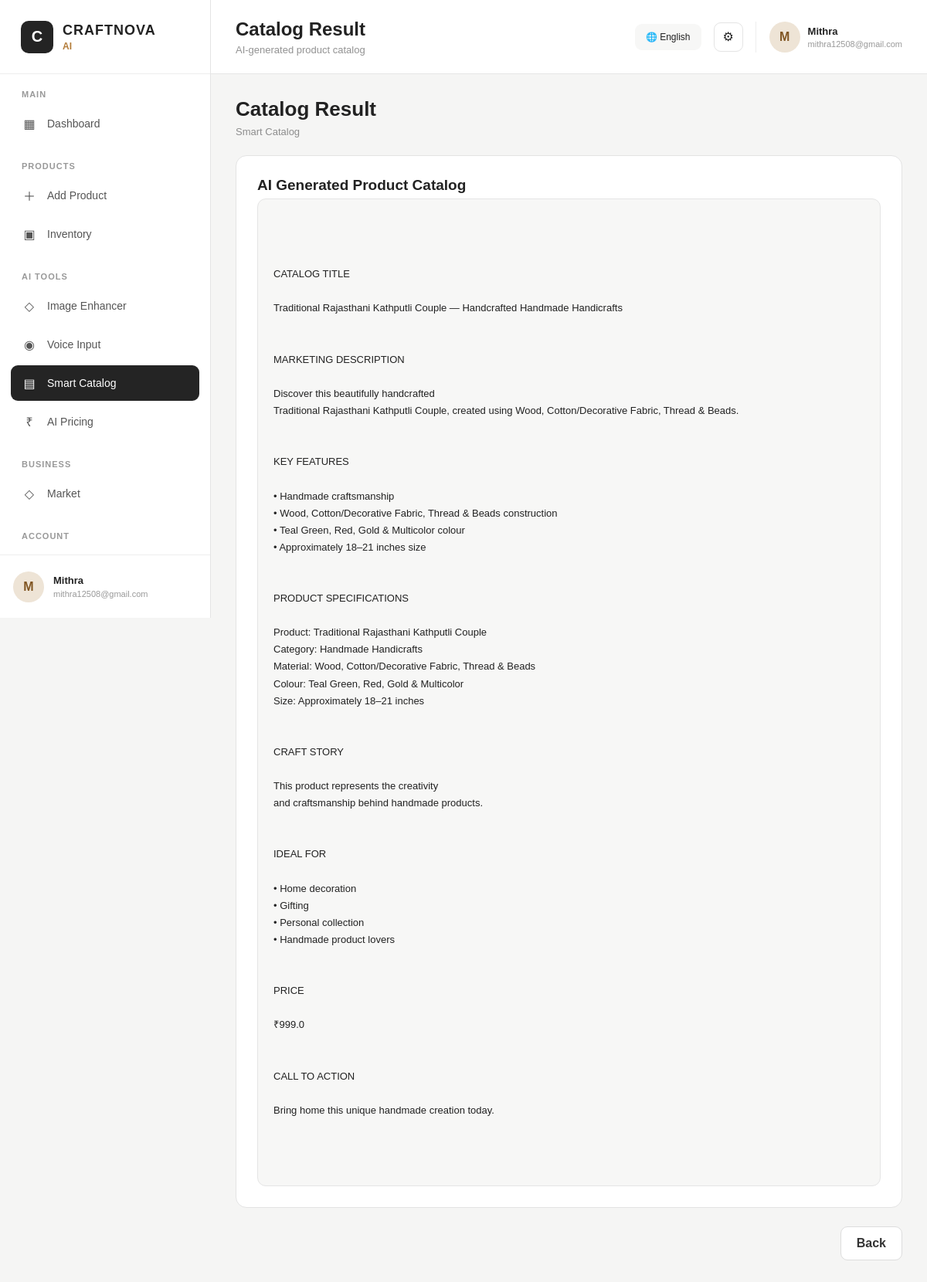
The app's page /generate-catalog/2 (signed in) with its own data.
### tables this page shows
CREATE TABLE users (
            id INTEGER PRIMARY KEY AUTOINCREMENT,
            name TEXT NOT NULL,
            email TEXT UNIQUE NOT NULL,
            password TEXT NOT NULL,
            language TEXT DEFAULT 'English',
            craft_category TEXT,
            business_name TEXT
        );

### app.py (the view)
@app.route(
    "/generate-catalog/<int:product_id>"
)
def generate_catalog_route(
    product_id
):
    if "user_id" not in session:
        return redirect(
            url_for("login")
        )
    user = get_user_by_id(
        session["user_id"]
    )
    language = "English"
    if user and user[4]:
        language = user[4]
    try:
        catalog_text = create_product_catalog(
            product_id,
            session["user_id"],
            language
        )
        return render_template(
            "catalog_result.html",
            catalog_text=catalog_text,
            active_page="catalog",
            page_title="Catalog Result",
            page_subtitle="AI-generated product catalog"
        )
    except Exception as e:
        return render_template(
            "catalog_result.html",
            catalog_text=f"Catalog generation failed: {str(e)}",
            active_page="catalog",
            page_title="Catalog Result",
            page_subtitle="AI-generated product catalog"
        )

### app.py (called while the page is built)
@app.context_processor
def inject_global_data():
    language = "English"
    current_user = None
    if "user_id" in session:
        current_user = get_user_by_id(
            session["user_id"]
        )
        if current_user:
            if current_user[4]:
                language = current_user[4]
    def t(text):
        return translate(
            text,
            language
        )
    return {
        "t": t,
        "current_language": language,
        "current_user": current_user
    }

### database/database.py (called while the page is built)
def get_connection():
    return sqlite3.connect(DATABASE_PATH)

def get_user_by_id(user_id):
    connection = get_connection()
    cursor = connection.cursor()
    cursor.execute("""
        SELECT *
        FROM users
        WHERE id = ?
    """, (user_id,))
    user = cursor.fetchone()
    connection.close()
    return user

def get_products(user_id):
    connection = get_connection()
    cursor = connection.cursor()
    cursor.execute("""
        SELECT *
        FROM products
        WHERE user_id = ?
        ORDER BY created_at DESC
    """, (user_id,))
    products = cursor.fetchall()
    connection.close()
    return products

### models/language.py (called while the page is built)
def translate(key, language="English"):
    language = language if language in TRANSLATIONS else "English"
    if key in TRANSLATIONS[language]:
        return TRANSLATIONS[language][key]
    if key in TRANSLATIONS["English"]:
        return TRANSLATIONS["English"][key]
    return key

### modules/catalog_module.py (called while the page is built)
def create_product_catalog(
    product_id,
    user_id,
    language="English"
):
    products = get_products(user_id)
    for product in products:
        if product[0] == product_id:
            return generate_catalog(
                product[2],
                product[3],
                product[4],
                product[5],
                product[6],
                product[7],
                product[8],
                language
            )
    return "Product not found."

### templates/catalog_result.html
{% extends "base.html" %}
{% block content %}
<div class="module-heading">
    <h1>{{ t("Catalog Result") }}</h1>
    <p>{{ t("Smart Catalog") }}</p>
</div>
<div class="module-card">
    <h2>{{ t("AI Generated Product Catalog") }}</h2>
    <div class="result-box">
{{ catalog_text }}
    </div>
</div>
<div class="button-row">
    <a href="{{ url_for('catalog') }}"
       class="secondary-btn">
        {{ t("Back") }}
    </a>
</div>
{% endblock %}

### templates/base.html (shortened to what this page needs)
<!DOCTYPE html>
<html lang="en">
<head>
    <link rel="stylesheet"
          href="{{ url_for('static', filename='css/style.css') }}">
</head>
<body>
<div class="app-shell">
    <aside class="sidebar">
        <div class="brand">
            <div class="brand-logo">
                C
            </div>
            <div>
                <div class="brand-name">
                    CRAFTNOVA
                </div>
                <div class="brand-ai">
                    AI
                </div>
            </div>
        </div>
        <div class="sidebar-scroll">
            <div class="nav-section">
                <div class="nav-title">
                    MAIN
                </div>
                <a href="{{ url_for('dashboard') }}"
                   class="nav-item {% if active_page == 'dashboard' %}active{% endif %}">
                    <span class="nav-icon">▦</span>
                    <span>{{ t("Dashboard") }}</span>
                </a>
            </div>
            <div class="nav-section">
                <div class="nav-title">
                    PRODUCTS
                </div>
                <a href="{{ url_for('add_product_page') }}"
                   class="nav-item {% if active_page == 'add-product' %}active{% endif %}">
                    <span class="nav-icon">＋</span>
                    <span>{{ t("Add Product") }}</span>
                </a>
                <a href="{{ url_for('inventory') }}"
                   class="nav-item {% if active_page == 'inventory' %}active{% endif %}">
                    <span class="nav-icon">▣</span>
                    <span>{{ t("Inventory") }}</span>
                </a>
            </div>
            <div class="nav-section">
                <div class="nav-title">
                    AI TOOLS
                </div>
                <a href="{{ url_for('image_enhancer') }}"
                   class="nav-item {% if active_page == 'image-enhancer' %}active{% endif %}">
                    <span class="nav-icon">◇</span>
                    <span>{{ t("Image Enhancer") }}</span>
                </a>
                <a href="{{ url_for('voice_input') }}"
                   class="nav-item {% if active_page == 'voice-input' %}active{% endif %}">
                    <span class="nav-icon">◉</span>
                    <span>{{ t("Voice Input") }}</span>
                </a>
                <a href="{{ url_for('catalog') }}"
                   class="nav-item {% if active_page == 'catalog' %}active{% endif %}">
                    <span class="nav-icon">▤</span>
                    <span>{{ t("Smart Catalog") }}</span>
                </a>
                <a href="{{ url_for('pricing') }}"
                   class="nav-item {% if active_page == 'pricing' %}active{% endif %}">
                    <span class="nav-icon">₹</span>
                    <span>{{ t("AI Pricing") }}</span>
                </a>
            </div>
            <div class="nav-section">
                <div class="nav-title">
                    BUSINESS
                </div>
                <a href="{{ url_for('market') }}"
                   class="nav-item {% if active_page == 'market' %}active{% endif %}">
                    <span class="nav-icon">◇</span>
                    <span>{{ t("Market") }}</span>
                </a>
            </div>
            <div class="nav-section">
                <div class="nav-title">
                    ACCOUNT
                </div>
                <a href="{{ url_for('settings') }}"
                   class="nav-item {% if active_page == 'settings' %}active{% endif %}">
                </a>
            </div>
        </div>
        {% if current_user %}
        <div class="sidebar-user">
            <div class="avatar">
                {{ current_user[1][0]|upper }}
            </div>
            <div class="sidebar-user-info">
                <strong>
                    {{ current_user[1] }}
                </strong>
                <span>
                    {{ current_user[2] }}
                </span>
            </div>
        </div>
        {% endif %}
    </aside>
    <main class="main-area">
        <header class="topbar">
            <div>
                <h1>
                    {% if page_title %}
                        {{ t(page_title) }}
                    {% else %}
                        {{ t("Dashboard") }}
                    {% endif %}
                </h1>
                <p>
                    {% if page_subtitle %}
                        {{ t(page_subtitle) }}
                    {% else %}
                        Welcome to CRAFTNOVA AI
                    {% endif %}
                </p>
            </div>
            <div class="topbar-right">
                <div class="language-pill">
                    🌐 {{ current_language }}
                </div>
                <a href="{{ url_for('settings') }}"
                   class="settings-button">
                    ⚙
                </a>
                {% if current_user %}
                <div class="top-user">
                    <div class="top-avatar">
                        {{ current_user[1][0]|upper }}
                    </div>
                    <div>
                        <strong>
                            {{ current_user[1] }}
                        </strong>
                        <span>
                            {{ current_user[2] }}
                        </span>
                    </div>
                </div>
                {% endif %}
            </div>
        </header>
        <section class="page-area">
            {% block content %}
            {% endblock %}
        </section>
    </main>
</div>
</body>
</html>

### static/css/style.css (style rules this page uses)
* { box-sizing: border-box; margin: 0; padding: 0; }
body { font-family: Arial, Helvetica, sans-serif; background: #f5f5f4; color: #222; }
a { text-decoration: none; color: inherit; }
.app-shell { display: flex; min-height: 100vh; }
.sidebar { width: 273px; height: 100vh; position: fixed; left: 0; top: 0; background: #ffffff; border-right: 1px solid #e4e4e4; display: flex; flex-direction: column; z-index: 20; }
.brand { height: 96px; display: flex; align-items: center; gap: 12px; padding: 0 27px; border-bottom: 1px solid #eeeeee; }
.brand-logo { width: 42px; height: 42px; border-radius: 10px; background: #242424; color: white; display: flex; justify-content: center; align-items: center; font-size: 20px; font-weight: bold; }
.brand-name { font-size: 18px; font-weight: 800; letter-spacing: 1px; }
.brand-ai { margin-top: 3px; color: #b27b38; font-size: 12px; font-weight: bold; }
.sidebar-scroll { flex: 1; overflow-y: auto; padding: 20px 14px; }
.nav-section { margin-bottom: 26px; }
.nav-title { font-size: 11px; font-weight: 700; color: #999; letter-spacing: 1px; padding: 0 14px; margin-bottom: 9px; }
.nav-item { height: 46px; margin-bottom: 4px; padding: 0 15px; border-radius: 9px; display: flex; align-items: center; gap: 14px; color: #555; font-size: 14px; transition: all .2s ease; }
.nav-item.active { background: #242424; color: #fff; }
.nav-icon { width: 18px; text-align: center; font-size: 16px; }
.sidebar-user { height: 82px; border-top: 1px solid #eeeeee; padding: 15px 17px; display: flex; align-items: center; gap: 12px; }
.avatar, .top-avatar { border-radius: 50%; display: flex; justify-content: center; align-items: center; font-weight: 700; }
.avatar { width: 40px; height: 40px; background: #eee4d6; color: #805522; }
.sidebar-user-info { min-width: 0; display: flex; flex-direction: column; }
.sidebar-user-info strong { font-size: 13px; }
.sidebar-user-info span { margin-top: 4px; color: #999; font-size: 11px; white-space: nowrap; overflow: hidden; text-overflow: ellipsis; }
.main-area { margin-left: 273px; width: calc(100% - 273px); min-height: 100vh; }
.topbar { height: 96px; background: #fff; border-bottom: 1px solid #e5e5e5; padding: 0 32px; display: flex; justify-content: space-between; align-items: center; }
.topbar h1 { font-size: 24px; margin-bottom: 5px; }
.topbar p { color: #929292; font-size: 13px; }
.topbar-right { display: flex; align-items: center; gap: 16px; }
.language-pill { padding: 10px 14px; background: #f7f7f6; border-radius: 9px; font-size: 12px; }
.settings-button { width: 38px; height: 38px; border: 1px solid #e4e4e4; border-radius: 9px; display: flex; align-items: center; justify-content: center; }
.top-user { border-left: 1px solid #eeeeee; padding-left: 17px; display: flex; align-items: center; gap: 10px; }
.top-avatar { width: 40px; height: 40px; background: #eee4d6; color: #805522; }
.top-user div:last-child { display: flex; flex-direction: column; }
.top-user strong { font-size: 13px; }
.top-user span { margin-top: 3px; color: #999; font-size: 11px; }
.page-area { padding: 30px 32px 45px; }
.module-heading { margin-bottom: 23px; }
.module-heading h1 { font-size: 26px; margin-bottom: 6px; }
.module-heading p { color: #8c8c8c; font-size: 13px; }
.module-card { background: #fff; border: 1px solid #e3e3e3; border-radius: 14px; padding: 27px; margin-bottom: 22px; }
.module-card h2 { font-size: 19px; margin-bottom: 6px; }
.button-row { display: flex; justify-content: flex-end; gap: 10px; margin-top: 24px; }
.secondary-btn { border: 1px solid #ddd; border-radius: 9px; background: #fff; color: #333; padding: 12px 20px; font-weight: 600; }
.result-box { background: #f7f7f6; border: 1px solid #e5e5e5; border-radius: 11px; padding: 20px; line-height: 1.7; white-space: pre-wrap; font-size: 13px; }

### records on screen
users: name "M", name "Mithra", email "mithra12508@gmail.com", language "English"

### other values on screen
{{ t("Dashboard") }} "Dashboard"
{{ t("Add Product") }} "Add Product"
{{ t("Inventory") }} "Inventory"
{{ t("Image Enhancer") }} "Image Enhancer"
{{ t("Voice Input") }} "Voice Input"
{{ t("Smart Catalog") }} "Smart Catalog"
{{ t("AI Pricing") }} "AI Pricing"
{{ t("Market") }} "Market"
{{ t(page_title) }} "Catalog Result"
{{ t(page_subtitle) }} "AI-generated product catalog"
{{ t("Catalog Result") }} "Catalog Result"
{{ t("AI Generated Product Catalog") }} "AI Generated Product Catalog"
{{ t("Back") }} "Back"
